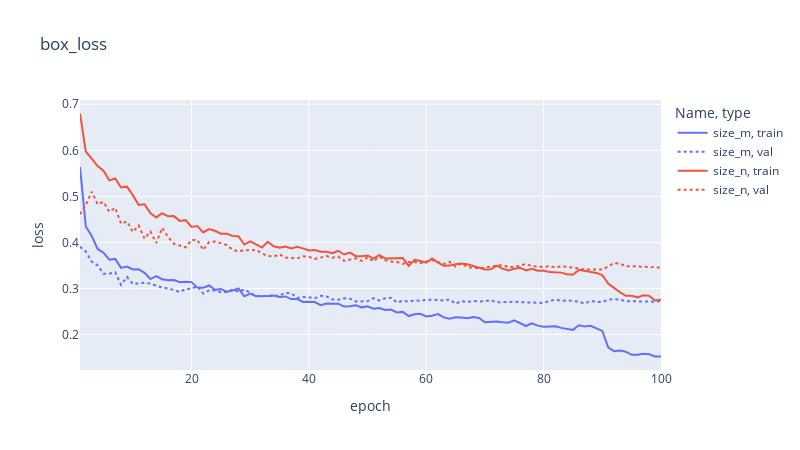
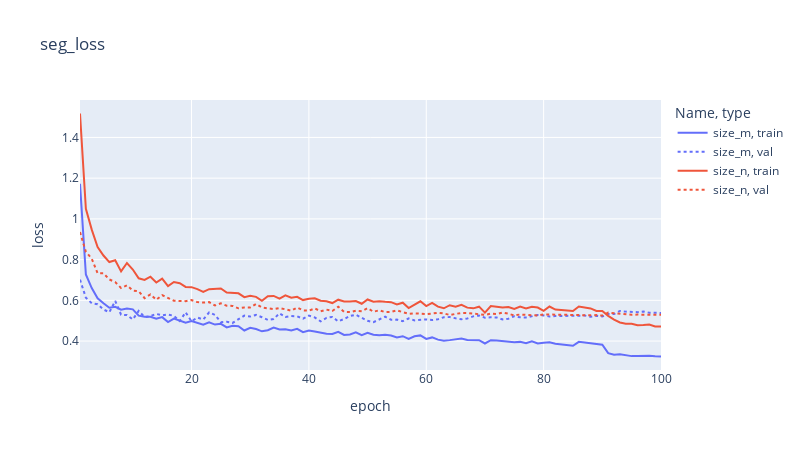
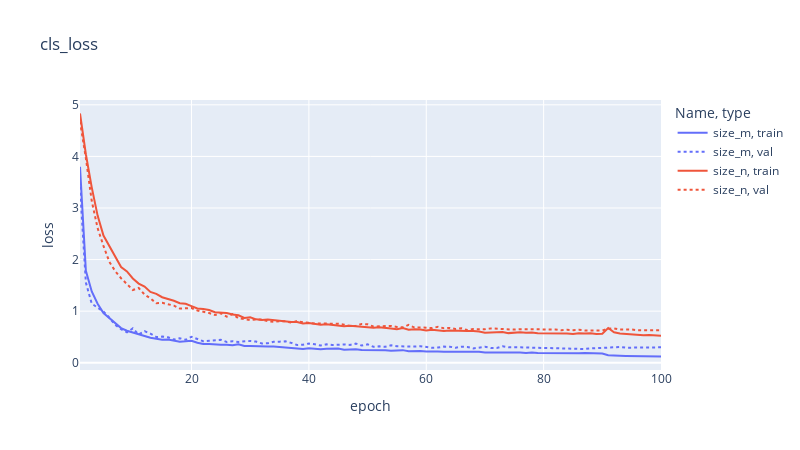
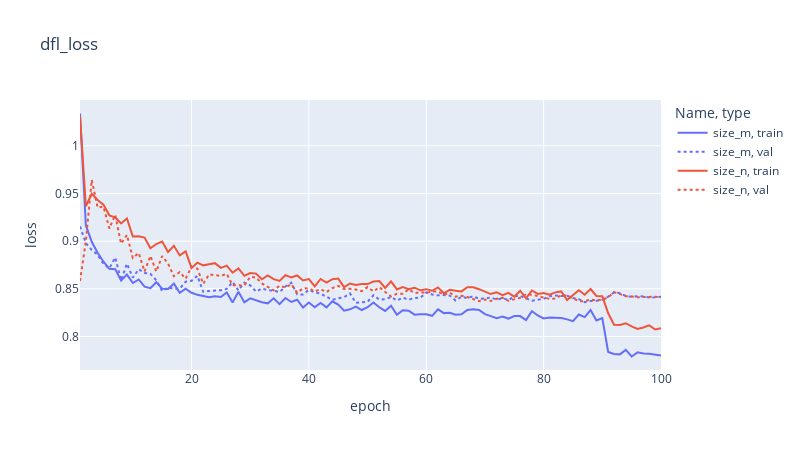

Notebook code cell kept with these figures, in order:
### Code cell
_=[fig.show() for fig in figs]
